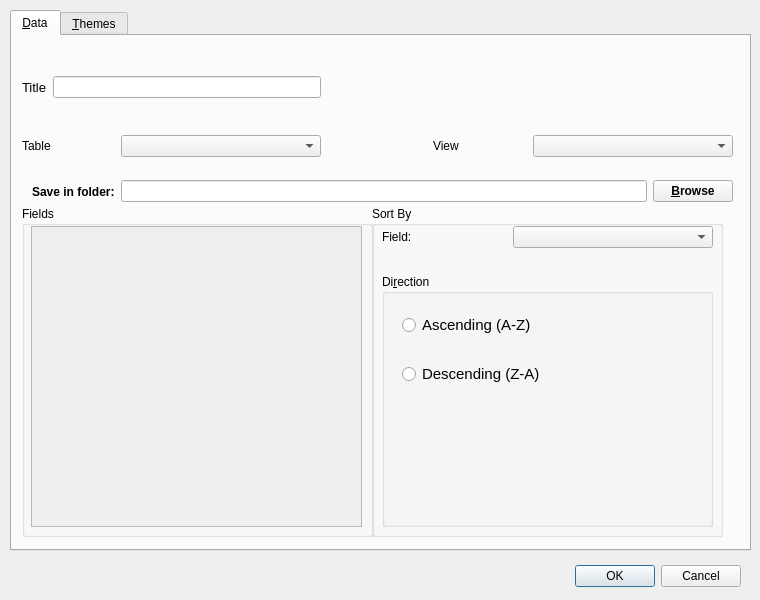
<?xml version="1.0" encoding="UTF-8"?>
<ui version="4.0">
 <class>Dialog</class>
 <widget class="QDialog" name="Dialog">
  <property name="geometry">
   <rect>
    <x>0</x>
    <y>0</y>
    <width>760</width>
    <height>600</height>
   </rect>
  </property>
  <property name="windowTitle">
   <string>Dialog</string>
  </property>
  <widget class="QDialogButtonBox" name="buttonBox">
   <property name="geometry">
    <rect>
     <x>400</x>
     <y>560</y>
     <width>341</width>
     <height>32</height>
    </rect>
   </property>
   <property name="orientation">
    <enum>Qt::Horizontal</enum>
   </property>
   <property name="standardButtons">
    <set>QDialogButtonBox::Cancel|QDialogButtonBox::Ok</set>
   </property>
  </widget>
  <widget class="QTabWidget" name="tabWidget">
   <property name="geometry">
    <rect>
     <x>10</x>
     <y>10</y>
     <width>741</width>
     <height>541</height>
    </rect>
   </property>
   <property name="currentIndex">
    <number>0</number>
   </property>
   <widget class="QWidget" name="dataTab">
    <attribute name="title">
     <string>&amp;Data</string>
    </attribute>
    <widget class="QGroupBox" name="fieldsGroup">
     <property name="geometry">
      <rect>
       <x>10</x>
       <y>170</y>
       <width>351</width>
       <height>331</height>
      </rect>
     </property>
     <property name="title">
      <string>Fields</string>
     </property>
     <widget class="QScrollArea" name="fieldsListBox">
      <property name="geometry">
       <rect>
        <x>9</x>
        <y>20</y>
        <width>331</width>
        <height>301</height>
       </rect>
      </property>
      <property name="minimumSize">
       <size>
        <width>300</width>
        <height>300</height>
       </size>
      </property>
      <property name="font">
       <font>
        <pointsize>11</pointsize>
        <weight>75</weight>
        <bold>true</bold>
       </font>
      </property>
      <property name="lineWidth">
       <number>0</number>
      </property>
      <property name="verticalScrollBarPolicy">
       <enum>Qt::ScrollBarAsNeeded</enum>
      </property>
      <property name="horizontalScrollBarPolicy">
       <enum>Qt::ScrollBarAlwaysOff</enum>
      </property>
      <property name="widgetResizable">
       <bool>false</bool>
      </property>
      <widget class="QWidget" name="scrollAreaWidgetContents">
       <property name="geometry">
        <rect>
         <x>0</x>
         <y>0</y>
         <width>327</width>
         <height>297</height>
        </rect>
       </property>
      </widget>
     </widget>
    </widget>
    <widget class="QGroupBox" name="sortGroup">
     <property name="geometry">
      <rect>
       <x>360</x>
       <y>170</y>
       <width>351</width>
       <height>331</height>
      </rect>
     </property>
     <property name="title">
      <string>Sort By</string>
     </property>
     <widget class="QWidget" name="layoutWidget">
      <property name="geometry">
       <rect>
        <x>10</x>
        <y>20</y>
        <width>331</width>
        <height>301</height>
       </rect>
      </property>
      <layout class="QGridLayout" name="gridLayout_2">
       <item row="0" column="0">
        <layout class="QHBoxLayout" name="horizontalLayout_4">
         <item>
          <widget class="QLabel" name="sortFieldLabel">
           <property name="text">
            <string>Field:</string>
           </property>
           <property name="buddy">
            <cstring>sortFieldCombo</cstring>
           </property>
          </widget>
         </item>
         <item>
          <widget class="QComboBox" name="sortFieldCombo">
           <property name="minimumSize">
            <size>
             <width>200</width>
             <height>0</height>
            </size>
           </property>
          </widget>
         </item>
        </layout>
       </item>
       <item row="1" column="0">
        <spacer name="verticalSpacer">
         <property name="orientation">
          <enum>Qt::Vertical</enum>
         </property>
         <property name="sizeType">
          <enum>QSizePolicy::Fixed</enum>
         </property>
         <property name="sizeHint" stdset="0">
          <size>
           <width>10</width>
           <height>20</height>
          </size>
         </property>
        </spacer>
       </item>
       <item row="2" column="0">
        <widget class="QGroupBox" name="sortdirGroup">
         <property name="title">
          <string>Di&amp;rection</string>
         </property>
         <property name="flat">
          <bool>true</bool>
         </property>
         <widget class="QWidget" name="layoutWidget">
          <property name="geometry">
           <rect>
            <x>20</x>
            <y>20</y>
            <width>271</width>
            <height>111</height>
           </rect>
          </property>
          <layout class="QVBoxLayout" name="verticalLayout">
           <item>
            <widget class="QRadioButton" name="ascRadioBtn">
             <property name="font">
              <font>
               <pointsize>11</pointsize>
              </font>
             </property>
             <property name="text">
              <string>Ascending (A-Z)</string>
             </property>
            </widget>
           </item>
           <item>
            <widget class="QRadioButton" name="descRadioBtn">
             <property name="font">
              <font>
               <pointsize>11</pointsize>
              </font>
             </property>
             <property name="text">
              <string>Descending (Z-A)</string>
             </property>
            </widget>
           </item>
          </layout>
         </widget>
        </widget>
       </item>
      </layout>
     </widget>
    </widget>
    <widget class="QWidget" name="layoutWidget">
     <property name="geometry">
      <rect>
       <x>10</x>
       <y>10</y>
       <width>711</width>
       <height>111</height>
      </rect>
     </property>
     <layout class="QGridLayout" name="gridLayout">
      <item row="0" column="0" rowspan="2">
       <layout class="QHBoxLayout" name="horizontalLayout_3">
        <item>
         <widget class="QLabel" name="titleLabel">
          <property name="font">
           <font>
            <pointsize>10</pointsize>
           </font>
          </property>
          <property name="text">
           <string>Title</string>
          </property>
          <property name="buddy">
           <cstring>titleLineEdit</cstring>
          </property>
         </widget>
        </item>
        <item>
         <widget class="QLineEdit" name="titleLineEdit">
          <property name="minimumSize">
           <size>
            <width>200</width>
            <height>0</height>
           </size>
          </property>
          <property name="maxLength">
           <number>40</number>
          </property>
         </widget>
        </item>
       </layout>
      </item>
      <item row="0" column="1" rowspan="2" colspan="2">
       <spacer name="horizontalSpacer_3">
        <property name="orientation">
         <enum>Qt::Horizontal</enum>
        </property>
        <property name="sizeHint" stdset="0">
         <size>
          <width>100</width>
          <height>20</height>
         </size>
        </property>
       </spacer>
      </item>
      <item row="0" column="3" rowspan="2">
       <spacer name="horizontalSpacer">
        <property name="orientation">
         <enum>Qt::Horizontal</enum>
        </property>
        <property name="sizeHint" stdset="0">
         <size>
          <width>300</width>
          <height>20</height>
         </size>
        </property>
       </spacer>
      </item>
      <item row="2" column="0">
       <layout class="QHBoxLayout" name="horizontalLayout_2">
        <item>
         <widget class="QLabel" name="tableLabel">
          <property name="text">
           <string>Table</string>
          </property>
          <property name="buddy">
           <cstring>tableCombo</cstring>
          </property>
         </widget>
        </item>
        <item>
         <widget class="QComboBox" name="tableCombo">
          <property name="minimumSize">
           <size>
            <width>200</width>
            <height>0</height>
           </size>
          </property>
          <property name="maxVisibleItems">
           <number>30</number>
          </property>
         </widget>
        </item>
       </layout>
      </item>
      <item row="2" column="1" colspan="2">
       <spacer name="horizontalSpacer_2">
        <property name="orientation">
         <enum>Qt::Horizontal</enum>
        </property>
        <property name="sizeHint" stdset="0">
         <size>
          <width>100</width>
          <height>20</height>
         </size>
        </property>
       </spacer>
      </item>
      <item row="2" column="3">
       <layout class="QHBoxLayout" name="horizontalLayout">
        <item>
         <widget class="QLabel" name="viewLabel">
          <property name="text">
           <string>View</string>
          </property>
          <property name="buddy">
           <cstring>viewCombo</cstring>
          </property>
         </widget>
        </item>
        <item>
         <widget class="QComboBox" name="viewCombo">
          <property name="minimumSize">
           <size>
            <width>200</width>
            <height>0</height>
           </size>
          </property>
          <property name="maxVisibleItems">
           <number>30</number>
          </property>
         </widget>
        </item>
       </layout>
      </item>
     </layout>
    </widget>
    <widget class="QWidget" name="layoutWidget">
     <property name="geometry">
      <rect>
       <x>20</x>
       <y>140</y>
       <width>701</width>
       <height>31</height>
      </rect>
     </property>
     <layout class="QHBoxLayout" name="horizontalLayout_5">
      <item>
       <widget class="QLabel" name="saveLabel">
        <property name="font">
         <font>
          <weight>75</weight>
          <bold>true</bold>
         </font>
        </property>
        <property name="text">
         <string>Save in folder:</string>
        </property>
       </widget>
      </item>
      <item>
       <widget class="QLineEdit" name="pathLineEdit"/>
      </item>
      <item>
       <widget class="QPushButton" name="browseBtn">
        <property name="font">
         <font>
          <weight>75</weight>
          <bold>true</bold>
         </font>
        </property>
        <property name="text">
         <string>&amp;Browse</string>
        </property>
       </widget>
      </item>
     </layout>
    </widget>
   </widget>
   <widget class="QWidget" name="themeTab">
    <attribute name="title">
     <string>&amp;Themes</string>
    </attribute>
    <widget class="QLabel" name="themesLabel">
     <property name="geometry">
      <rect>
       <x>20</x>
       <y>10</y>
       <width>631</width>
       <height>21</height>
      </rect>
     </property>
     <property name="text">
      <string>Please select a colour scheme for your report:</string>
     </property>
     <property name="buddy">
      <cstring>themesListWidget</cstring>
     </property>
    </widget>
    <widget class="QListWidget" name="themesListWidget">
     <property name="geometry">
      <rect>
       <x>10</x>
       <y>30</y>
       <width>721</width>
       <height>481</height>
      </rect>
     </property>
     <property name="minimumSize">
      <size>
       <width>600</width>
       <height>400</height>
      </size>
     </property>
     <property name="frameShape">
      <enum>QFrame::NoFrame</enum>
     </property>
     <property name="frameShadow">
      <enum>QFrame::Sunken</enum>
     </property>
     <property name="verticalScrollBarPolicy">
      <enum>Qt::ScrollBarAsNeeded</enum>
     </property>
     <property name="horizontalScrollBarPolicy">
      <enum>Qt::ScrollBarAlwaysOff</enum>
     </property>
     <property name="editTriggers">
      <set>QAbstractItemView::DoubleClicked|QAbstractItemView::EditKeyPressed|QAbstractItemView::SelectedClicked</set>
     </property>
     <property name="tabKeyNavigation">
      <bool>false</bool>
     </property>
     <property name="iconSize">
      <size>
       <width>650</width>
       <height>350</height>
      </size>
     </property>
     <property name="resizeMode">
      <enum>QListView::Adjust</enum>
     </property>
     <property name="gridSize">
      <size>
       <width>650</width>
       <height>350</height>
      </size>
     </property>
     <property name="viewMode">
      <enum>QListView::IconMode</enum>
     </property>
     <property name="uniformItemSizes">
      <bool>false</bool>
     </property>
     <item>
      <property name="text">
       <string>grey brown</string>
      </property>
      <property name="toolTip">
       <string extracomment="grey brown">grey brown</string>
      </property>
      <property name="icon">
       <iconset>
        <normalon>:/images/01_grey_brown.png</normalon>
        <selectedoff>:/images/01_grey_brown.png</selectedoff>
        <selectedon>:/images/01_grey_brown.png</selectedon>
       </iconset>
      </property>
     </item>
     <item>
      <property name="text">
       <string>large black &amp; white</string>
      </property>
      <property name="icon">
       <iconset>
        <normalon>:/images/02_large_bw.png</normalon>
        <selectedoff>:/images/02_large_bw.png</selectedoff>
        <selectedon>:/images/02_large_bw.png</selectedon>
       </iconset>
      </property>
     </item>
     <item>
      <property name="text">
       <string>navy steel blue</string>
      </property>
      <property name="icon">
       <iconset>
        <normalon>:/images/03_navy_steel_blue.png</normalon>
        <selectedoff>:/images/03_navy_steel_blue.png</selectedoff>
        <selectedon>:/images/03_navy_steel_blue.png</selectedon>
       </iconset>
      </property>
     </item>
     <item>
      <property name="text">
       <string>sans blue</string>
      </property>
      <property name="icon">
       <iconset>
        <normalon>:/images/04_sans_blue.png</normalon>
        <selectedoff>:/images/04_sans_blue.png</selectedoff>
        <selectedon>:/images/04_sans_blue.png</selectedon>
       </iconset>
      </property>
     </item>
     <item>
      <property name="text">
       <string>warm yellows</string>
      </property>
      <property name="icon">
       <iconset>
        <normalon>:/images/05_warm_yellows.png</normalon>
        <selectedoff>:/images/05_warm_yellows.png</selectedoff>
        <selectedon>:/images/05_warm_yellows.png</selectedon>
       </iconset>
      </property>
     </item>
    </widget>
   </widget>
  </widget>
 </widget>
 <tabstops>
  <tabstop>titleLineEdit</tabstop>
  <tabstop>tableCombo</tabstop>
  <tabstop>viewCombo</tabstop>
  <tabstop>pathLineEdit</tabstop>
  <tabstop>browseBtn</tabstop>
  <tabstop>fieldsListBox</tabstop>
  <tabstop>sortFieldCombo</tabstop>
  <tabstop>ascRadioBtn</tabstop>
  <tabstop>descRadioBtn</tabstop>
  <tabstop>tabWidget</tabstop>
  <tabstop>buttonBox</tabstop>
  <tabstop>themesListWidget</tabstop>
 </tabstops>
 <resources>
  <include location="dialog.qrc"/>
 </resources>
 <connections>
  <connection>
   <sender>buttonBox</sender>
   <signal>accepted()</signal>
   <receiver>Dialog</receiver>
   <slot>accept()</slot>
   <hints>
    <hint type="sourcelabel">
     <x>248</x>
     <y>254</y>
    </hint>
    <hint type="destinationlabel">
     <x>157</x>
     <y>274</y>
    </hint>
   </hints>
  </connection>
  <connection>
   <sender>buttonBox</sender>
   <signal>rejected()</signal>
   <receiver>Dialog</receiver>
   <slot>reject()</slot>
   <hints>
    <hint type="sourcelabel">
     <x>316</x>
     <y>260</y>
    </hint>
    <hint type="destinationlabel">
     <x>286</x>
     <y>274</y>
    </hint>
   </hints>
  </connection>
  <connection>
   <sender>buttonBox</sender>
   <signal>accepted()</signal>
   <receiver>Dialog</receiver>
   <slot>accept()</slot>
   <hints>
    <hint type="sourcelabel">
     <x>588</x>
     <y>577</y>
    </hint>
    <hint type="destinationlabel">
     <x>270</x>
     <y>566</y>
    </hint>
   </hints>
  </connection>
 </connections>
</ui>
